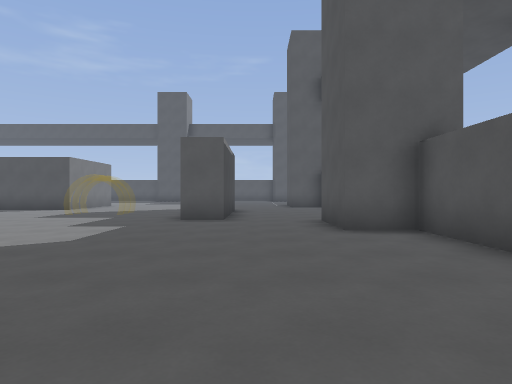
View 1 (above)

24 first-person views from a walk through a 3-D level made in the Godot game engine. The camera is 1.3 m above the floor, looks level and sees 75° across. The floor is counted in squares, 2 m on a side. Each view is taken from the middle of a square. On the plan, view 1 faces up. The plan holds only what a view shows up to about 10 squares ahead; the rest is blank. The place goes on beyond the plan.

View 2
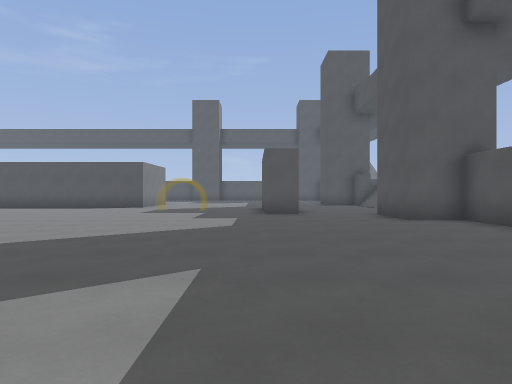

View 3
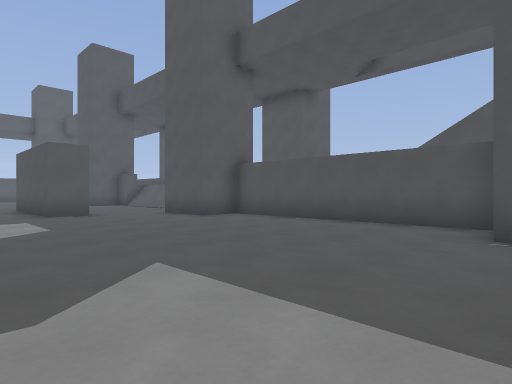

View 4
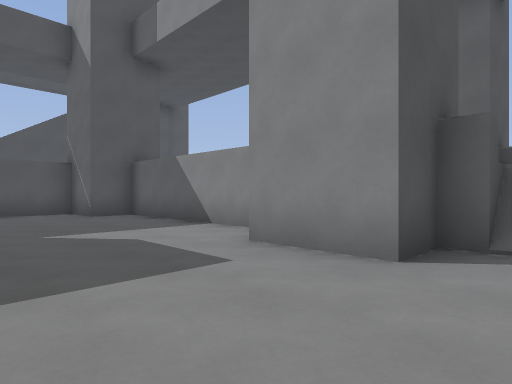

View 5
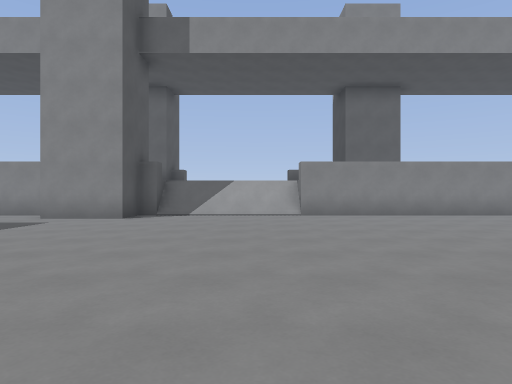

View 6
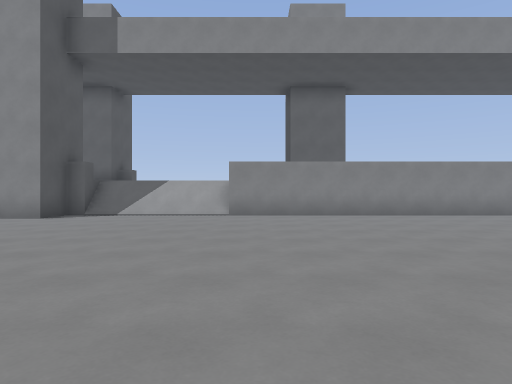

View 7
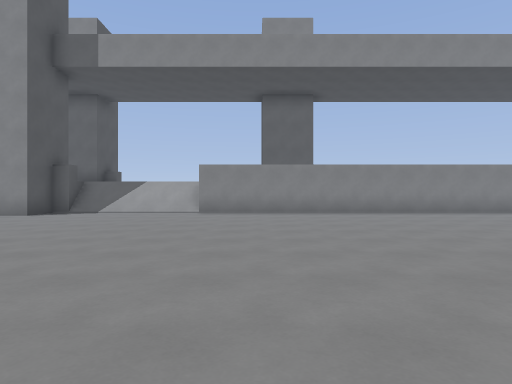

View 8
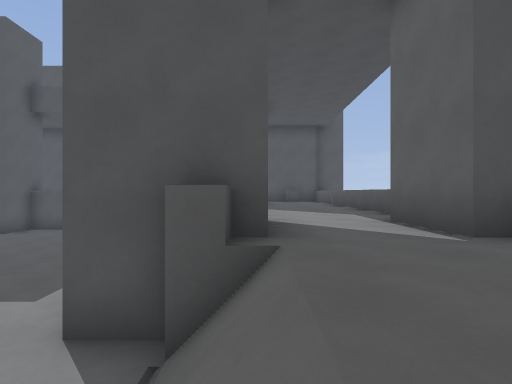

View 9
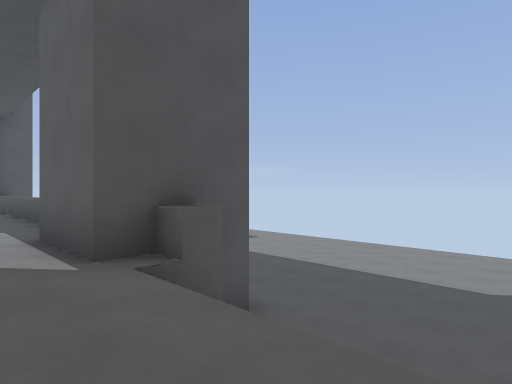

View 10
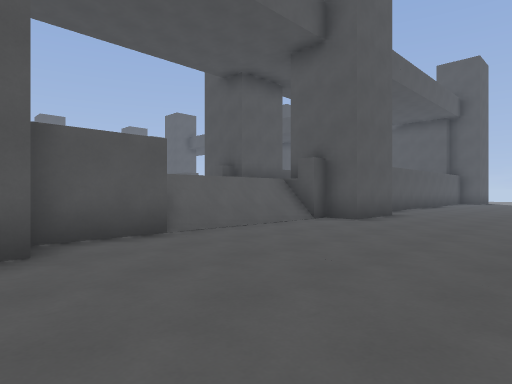

View 11
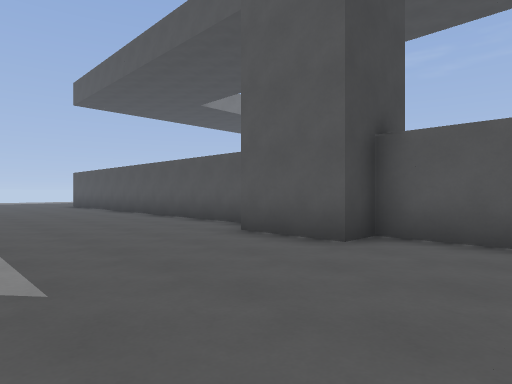

View 12
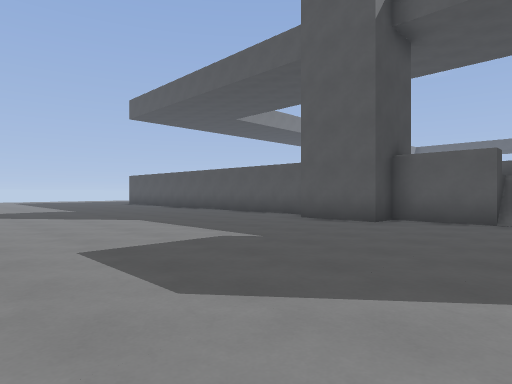

View 13
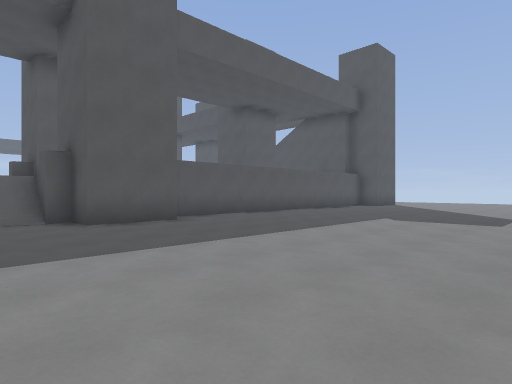

View 14
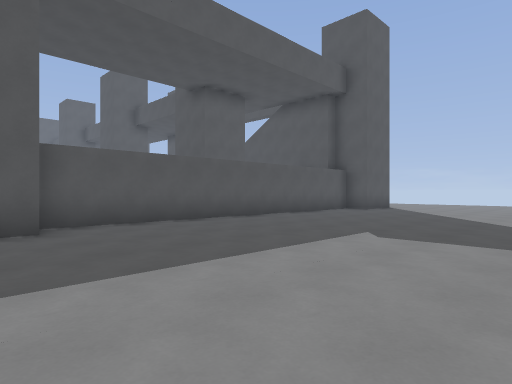

View 15
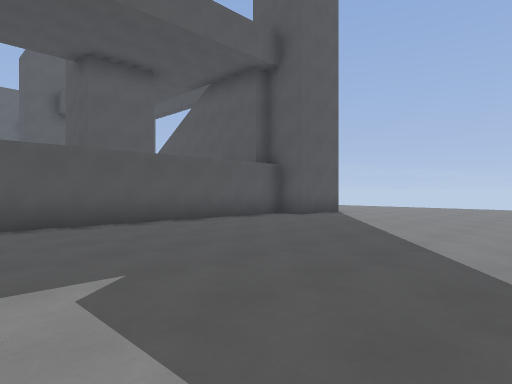

View 16
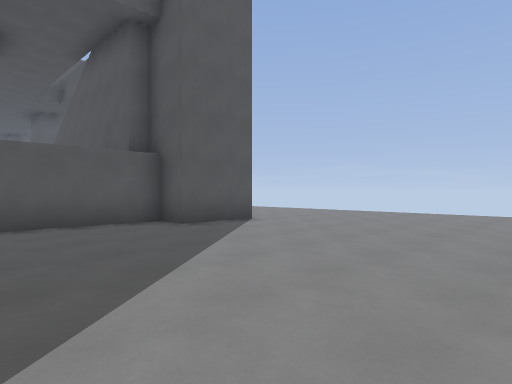

View 17
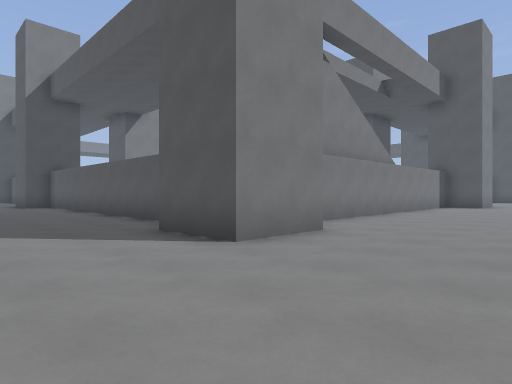

View 18
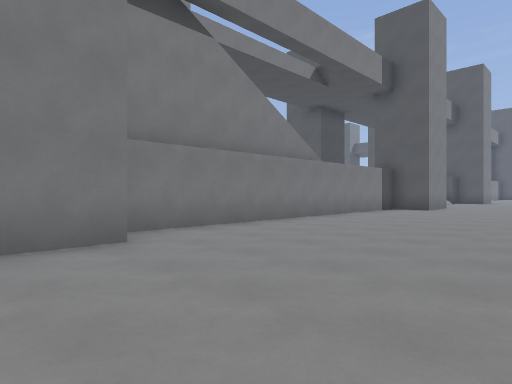

View 19
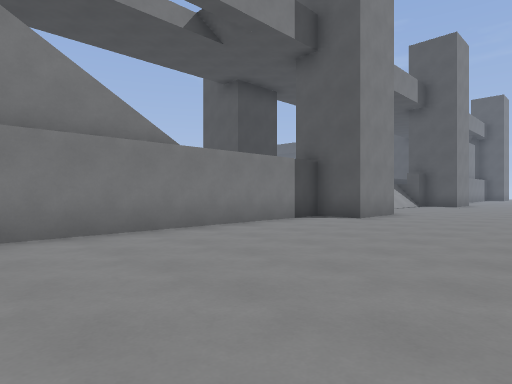

View 20
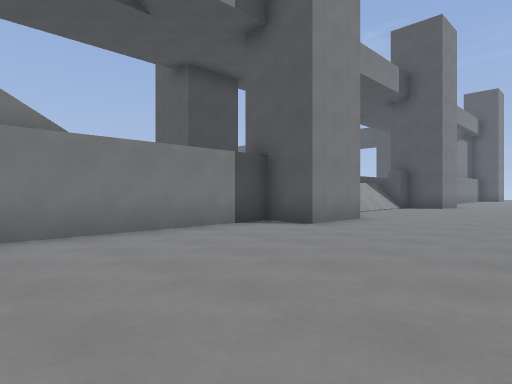

View 21
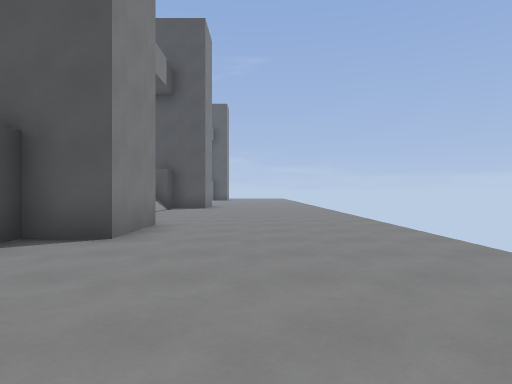

View 22
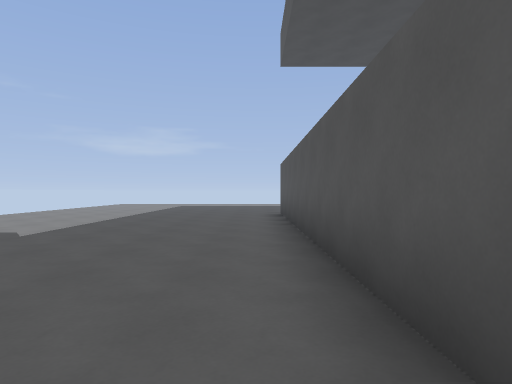

View 23
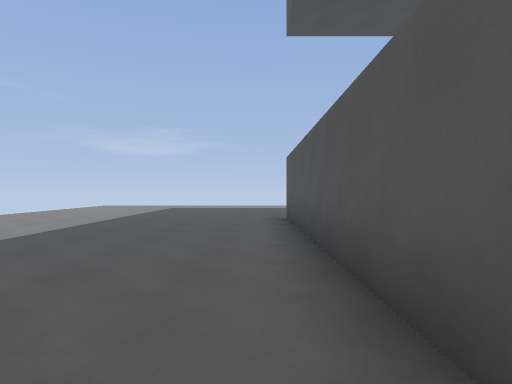

View 24
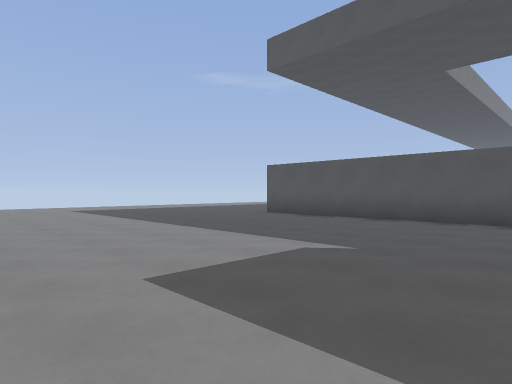

### Floor plan
Key: @ floor where view 1 was taken; # wall or solid block; x gap in a wall; . main floor; : floor 2 m higher than the main floor; / step, stairs or slope; ^ raised ledge.
Columns run from 27 left of view 1 to 12 right of it. Each row starts with its distance up from view 1.
 10                     ..  ..#...     .....
  9                     ......#...     .....
  8               .   ........#..      .....
  7              ... ............#     #....
  6             .................##  ###....
  5            ...................^   ......
  4            ...................^   ......
  3           ....................^   ......
  2          .....................^   ......
  1          .....................^  #......
  0         ...................@..^  #......
 -1        ..............##......##  #......
 -2        ..............# ......#   #......
 -3                 ////:# ::::  #   #......
 -4                  :::::::::::     #......
 -5              #  :::::##:::::    ###.....
 -6 x^^^^^^^^^^^ ##^////###^^^^^^^^^###.....
 -7 ............##.......##..........##.....
 -8 .......................................
 -9 ........................................
-10 ........................................
-11 ........................................
-12 ........................................
-13 ..................................
-14 .. .....     ..........

Where each view was taken, in squares from view 1:
view 1: 0 up, 0 right, facing up
view 2: 2 down, 2 left, facing up
view 3: 2 down, 4 left, facing up-right
view 4: 2 up, 8 left, facing down-right
view 5: 7 up, 10 left, facing down
view 6: 7 up, 12 left, facing down
view 7: 8 up, 13 left, facing down
view 8: 3 down, 10 left, facing right
view 9: 4 down, 10 left, facing down-right
view 10: 11 down, 14 left, facing up-right
view 11: 11 down, 11 left, facing up-left
view 12: 14 down, 10 left, facing up-left
view 13: 14 down, 9 left, facing up-right
view 14: 13 down, 6 left, facing up-right
view 15: 13 down, 2 left, facing up-right
view 16: 13 down, 2 right, facing up-right
view 17: 10 down, 11 right, facing up-left
view 18: 7 down, 12 right, facing up-left
view 19: 2 down, 12 right, facing up-left
view 20: 0 up, 12 right, facing up-left
view 21: 1 up, 10 right, facing up
view 22: 7 down, 17 left, facing left
view 23: 7 down, 19 left, facing left
view 24: 14 down, 20 left, facing up-left
